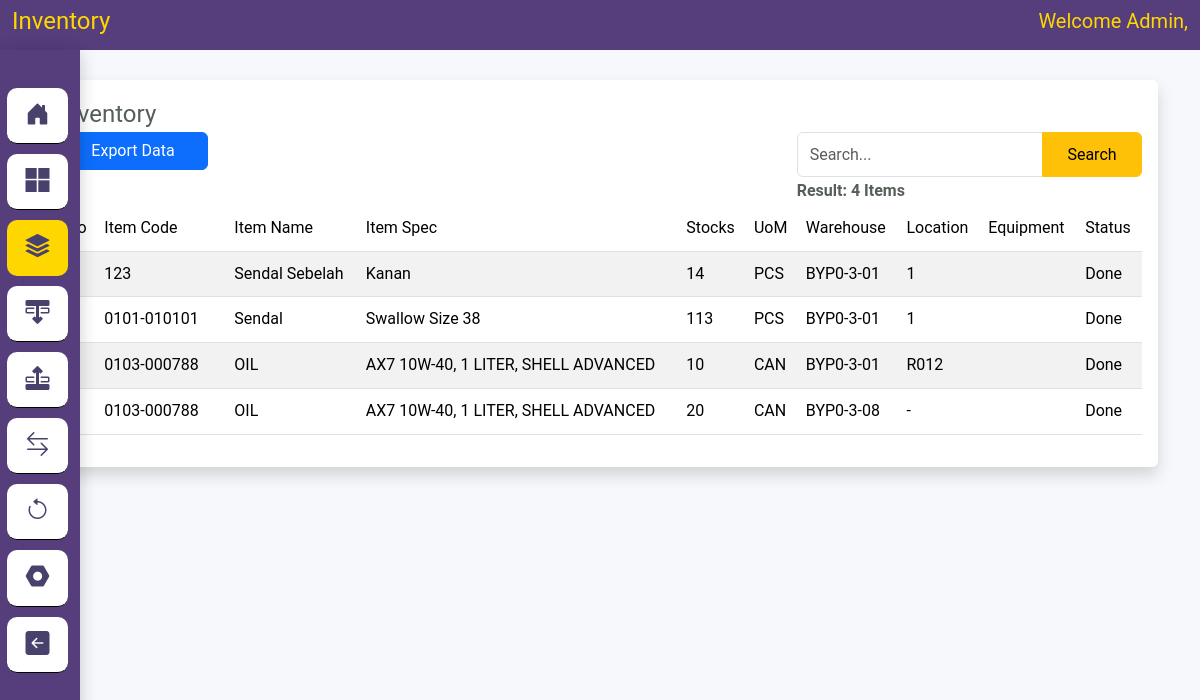
/index.php/inventory, run on an earlier commit of the app's database.
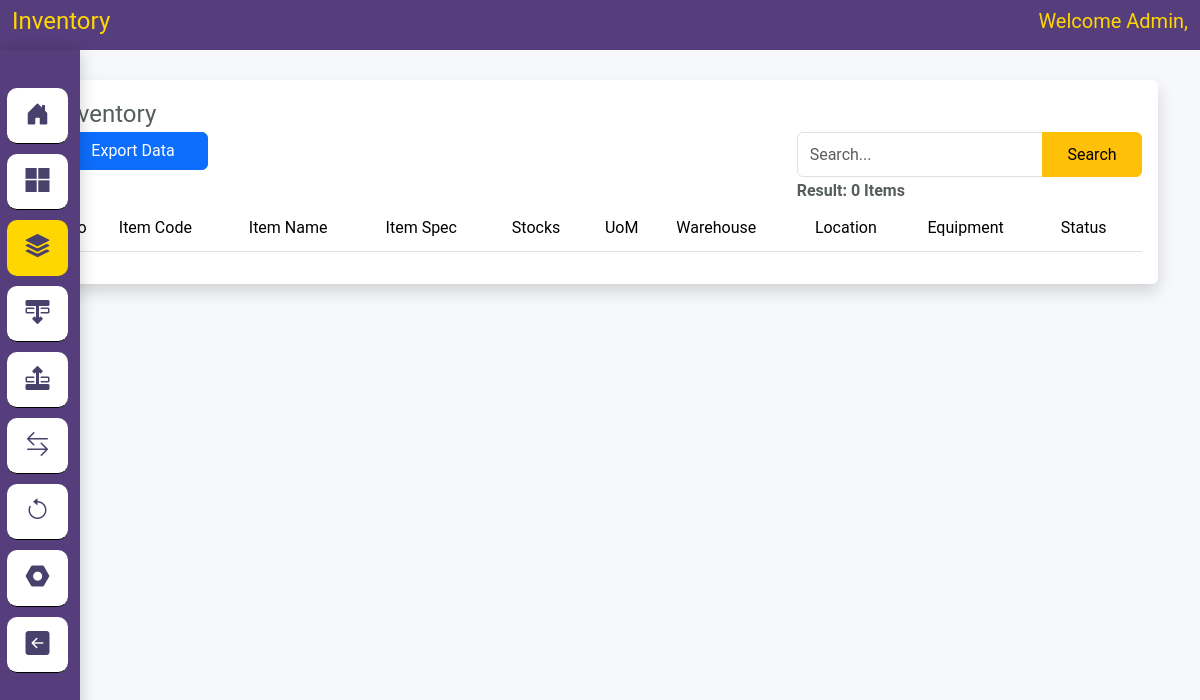
And on a later commit of the database.
### tables this page shows
CREATE TABLE `inventory` (
  `id` int(11) NOT NULL,
  `item_code` varchar(50) NOT NULL,
  `location` varchar(200) NOT NULL,
  `stocks` int(11) NOT NULL,
  `warehouse_code` varchar(50) NOT NULL,
  `equipment` varchar(200) NOT NULL,
  `status` varchar(50) NOT NULL
);

CREATE TABLE `items` (
  `item_code` varchar(50) NOT NULL,
  `name` varchar(200) NOT NULL,
  `specification` varchar(200) NOT NULL,
  `uom` varchar(50) NOT NULL,
  `remarks` text DEFAULT NULL,
  `image` varchar(100) DEFAULT NULL
);

CREATE TABLE `warehouse` (
  `warehouse_code` varchar(100) NOT NULL,
  `warehouse_name` varchar(200) NOT NULL
);

### application/controllers/Inventory.php (called while the page is built, shortened)
<?php
class Inventory extends CI_Controller
{
    public function index()
    {
        if ($this->input->post('search')) {
            $data['keyword'] = $this->input->post('keyword');
            $this->session->set_userdata('keyword_inventory', $data['keyword']);
        } else {
            $data['keyword'] = $this->session->userdata('keyword_inventory');;
        }
        $this->db->select('*');
        $this->db->from('inventory');
        $this->db->join('items', 'inventory.item_code = items.item_code');
        $this->db->join('warehouse', 'inventory.warehouse_code = warehouse.warehouse_code');
        $this->db->like('inventory.item_code', $data['keyword'])->or_like('warehouse.warehouse_code', $data['keyword'])->or_like('items.name', $data['keyword'])->or_like('items.specification', $data['keyword'])
        ->or_like('items.uom', $data['keyword'])->or_like('inventory.location', $data['keyword'])->or_like('inventory.equipment', $data['keyword']);
        $config['total_rows'] = $this->db->count_all_results();
        $data['total_rows'] = $config['total_rows'];
        $config['per_page'] = 10;
        $data['judul'] = 'Inventory';
        $data['start'] = $this->uri->segment(3);
        $this->db->select('*');
        $this->db->from('inventory');
        $this->db->join('items', 'inventory.item_code = items.item_code');
        $this->db->join('warehouse', 'inventory.warehouse_code = warehouse.warehouse_code');
        $this->db->like('inventory.item_code', $data['keyword'])->or_like('warehouse.warehouse_code', $data['keyword'])->or_like('items.name', $data['keyword'])->or_like('items.specification', $data['keyword'])
        ->or_like('items.uom', $data['keyword'])->or_like('inventory.location', $data['keyword'])->or_like('inventory.equipment', $data['keyword']);
        $this->db->limit($config['per_page'], $data['start']);
        $data['stock'] = $this->db->get()->result();
        $this->load->view('template/header', $data);
        $this->load->view('inventory/index', $data);
    }
}

### index.php (called while the page is built, shortened)
<?php
require_once BASEPATH.'core/CodeIgniter.php';

### application/views/inventory/index.php (the view, shortened to what the changed rows need)
<div class="container" style="margin-top: 80px;">
    <div class="cards shadow p-3 mb-5 bg-white rounded" style="max-width:100%">
        <div class="row">
            <div class="col-md-4">
                <form action="<?= base_url() . 'inventory' ?>" method="POST" autocomplete="off">
                    <div class="input-group">
                    </div>
                </form>
                <b> Result: <?= $total_rows ?> Items </b>
            </div>
        </div>
        <div class="card-body">
            <div class="">
                <div class="row">
                    <div class="col table-responsive">
                        <table id="warehouse" class="table table-striped table-hover">
                            <thead class="text-primary">
                                <tr>
                                    <th>No</th>
                                    <th style="width:130px">Item Code</th>
                                    <th>Item Name</th>
                                    <th>Item Spec</th>
                                    <th>Stocks</th>
                                    <th>UoM</th>
                                    <th>Warehouse</th>
                                    <th>Location</th>
                                    <th>Equipment</th>
                                    <th>Status</th>
                                </tr>
                            </thead>
                            <tbody>
                                <?php
                                    $i = $start+1;
                                    foreach ($stock as $data) {
                                ?>
                                <?php if (strtolower($data->status) != '1') { ?>
                                <tr style="background-color: red;" id="id-<?= $i ?>">
                                    <?php ;} else { ?>
                                <tr id="id-<?= $i ?>">
                                    <?php ;} ?>
                                    <td> <?= $i ?></td>
                                    <td><?= $data->item_code ?></td>
                                    <td><?= $data->name ?></td>
                                    <td><?= $data->specification ?></td>
                                    <td><?= $data->stocks ?></td>
                                    <td><?= $data->uom ?></td>
                                    <td><?= $data->warehouse_code ?></td>
                                    <td><?= $data->location ?></td>
                                    <td><?= $data->equipment ?></td>
                                    <td>
                                        <?php if (strtolower($data->status) == '1') { ?>
                                        <span class="material-symbols-outlined">Done</span>
                                        <?php } else { ?>
                                        <span class="material-symbols-outlined">Close</span>
                                        <?php }; ?>
                                    </td>
                                </tr>
                    </div>
                </div>
                <?php
                            $i++;
                            }
                        ?>
                </tbody>
                </table>
            </div>
        </div>
    </div>
</div>
</div>
</div>
</body>
</html>

What changed in the data, as far as the page shows it:
removed inventory: items.item_code "123", items.name "Sendal Sebelah", items.specification "Kanan", stocks "14", items.uom "PCS", warehouse.warehouse_code "BYP0-3-01", location "1", status "Done"
removed inventory: items.item_code "0101-010101", items.name "Sendal", items.specification "Swallow Size 38", stocks "113", items.uom "PCS", warehouse.warehouse_code "BYP0-3-01", location "1", status "Done"
removed inventory: items.item_code "0103-000788", items.name "OIL", items.specification "AX7 10W-40, 1 LITER, SHELL ADVANCED", stocks "10", items.uom "CAN", warehouse.warehouse_code "BYP0-3-01", location "R012", status "Done"
removed inventory: items.item_code "0103-000788", items.name "OIL", items.specification "AX7 10W-40, 1 LITER, SHELL ADVANCED", stocks "20", items.uom "CAN", warehouse.warehouse_code "BYP0-3-08", location "-", status "Done"
Also different on the page:
$total_rows: "4" → "0"
